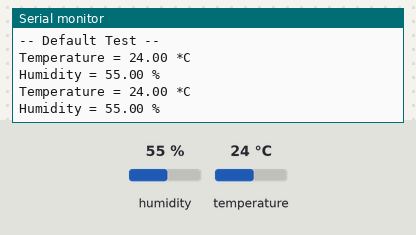
This sketch was run on a simulated ESP32. Parts: the last lines printed to the serial monitor. The inputs (shaded band) are chosen by the test bench; at power-on: humidity 55 %, temperature 24 °C.

Above: at 1.8 s.
1.9 s: humidity set to 22 %
At 2.9 s:
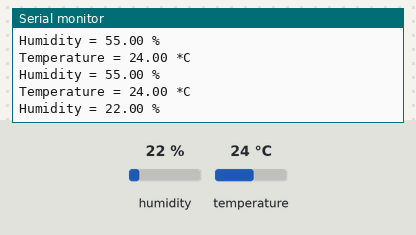
3.4 s: temperature set to 12 °C
At 4.7 s:
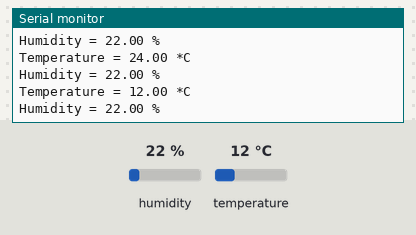
4.9 s: humidity set to 40 %
At 6.1 s:
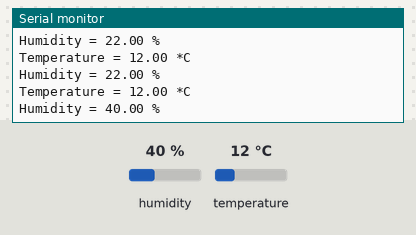
Timing chart, 0 to 7.9 s (numbered marks = the images above; inputs shaded):
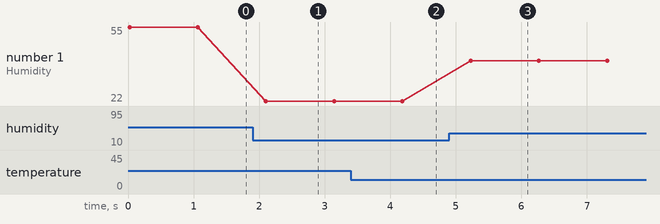

Measured:
- after the input at 1.9 s, the serial monitor: prints a new line after 0.20 s (image 1)
- after the input at 3.4 s, the serial monitor: prints a new line after 0.76 s (image 2)
- after the input at 4.9 s, the serial monitor: prints a new line after 0.33 s (image 3)
- plotted number 1: 55 → 22 after the input at 1.9 s, 22 → 40 after the input at 4.9 s

The sketch:

ESP32_SHT21_I2C.ino
```cpp
#include <Wire.h>
#include <SHT21.h>

SHT21 sht;

#define I2C_SDA_2 18
#define I2C_SCL_2 19

#define SEALEVELPRESSURE_HPA (1013.25)

TwoWire I2CSHT = TwoWire(0);

unsigned long delayTime;

void setup() {
  Serial.begin(115200);
  Serial.println(F("SHT21 test"));

  Wire.begin(I2C_SDA_2, I2C_SCL_2);

  byte error, address;
  address = 64; // SHT21 0x40
  Wire.beginTransmission(address);
  error = Wire.endTransmission();
  Serial.print("Error Code:");
  Serial.println(error);
  if (error == 0) {
    Serial.print("I2C device found at address 0x");
    if (address<16) {
      Serial.print("0");
    }
    Serial.println(address,HEX);
  }
  else if (error==2) {
    Serial.println("Please check I2C cable");
  }
  else if (error==3) {
    Serial.println("Please check I2C cable");
  }
  else if (error==4) {
    Serial.print("Unknow error at address 0x");
    if (address<16) {
      Serial.print("0");
    }
    Serial.println(address,HEX);
  }


  Serial.println("-- Default Test --");
  delayTime = 1000;

  Serial.println();
}

void loop() {
  printValues();
  delay(delayTime);
}

void printValues() {

  Serial.print("Temperature = ");
  Serial.print(sht.getTemperature());
  Serial.println(" *C");

  // Convert temperature to Fahrenheit
  /*Serial.print("Temperature = ");
  Serial.print(1.8 * bme.readTemperature() + 32);
  Serial.println(" *F");*/

  Serial.print("Humidity = ");
  Serial.print(sht.getHumidity());
  Serial.println(" %");

  Serial.println();
}
```
